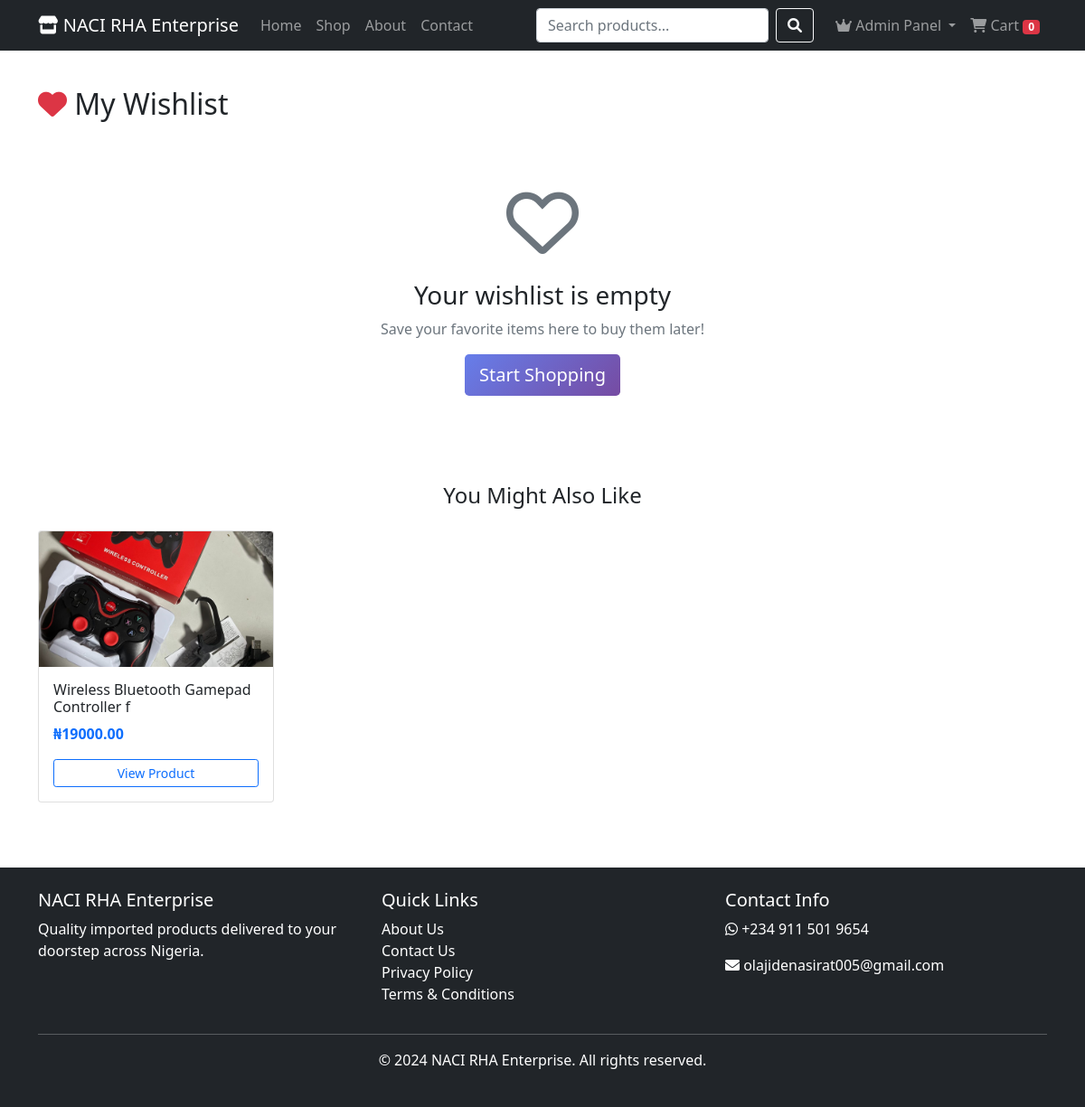
The page /wishlist (signed in) on the database its author committed.
### models.py (models this page shows, shortened)
class Product(db.Model):
    __tablename__ = 'products'
    id = db.Column(db.Integer, primary_key=True)
    name = db.Column(db.String(200), nullable=False)
    description = db.Column(db.Text, nullable=False)
    price = db.Column(db.Float, nullable=False)
    compare_price = db.Column(db.Float)
    stock = db.Column(db.Integer, default=0)
    sku = db.Column(db.String(50), unique=True)
    brand = db.Column(db.String(100))
    rating = db.Column(db.Float, default=0)
    rating_count = db.Column(db.Integer, default=0)
    is_featured = db.Column(db.Boolean, default=False)
    is_bestseller = db.Column(db.Boolean, default=False)
    is_new = db.Column(db.Boolean, default=False)
    discount_percent = db.Column(db.Integer, default=0)
    created_at = db.Column(db.DateTime, default=datetime.utcnow)
    category_id = db.Column(db.Integer, db.ForeignKey('categories.id'))
    images = db.relationship('ProductImage', backref='product', lazy=True)
    order_items = db.relationship('OrderItem', backref='product', lazy=True)
    reviews = db.relationship('Review', backref='product', lazy=True)

class ProductImage(db.Model):
    __tablename__ = 'product_images'
    id = db.Column(db.Integer, primary_key=True)
    product_id = db.Column(db.Integer, db.ForeignKey('products.id'), nullable=False)
    image_url = db.Column(db.String(200), nullable=False)
    is_main = db.Column(db.Boolean, default=False)

### app.py (the view, shortened to what this page needs)
@app.route('/wishlist')
@login_required
def wishlist():
    wishlist_entries = Wishlist.query.filter_by(user_id=current_user.id).all()
    wishlist_items = []
    suggested_products = Product.query.filter_by(is_bestseller=True).limit(4).all()
    if not suggested_products:
        suggested_products = Product.query.filter_by(is_featured=True).limit(4).all()
    if not suggested_products:
        suggested_products = Product.query.limit(4).all()
    return render_template('wishlist.html',
                         wishlist_items=wishlist_items,
                         products=suggested_products)

### app.py (called while the page is built)
@login_manager.user_loader
def load_user(user_id):
    return User.query.get(int(user_id))

### templates/wishlist.html (shortened to what this page needs)
{% extends "base.html" %}
{% block content %}
<div class="container my-4">
    <h2 class="mb-4">
        <i class="fas fa-heart text-danger"></i> My Wishlist
    </h2>
    {% if wishlist_items %}
        <div class="row g-4">
            {% for item in wishlist_items %}
            <div class="col-md-3 col-sm-6">
                <div class="card product-card h-100">
                    {% set product = item.product %}
                    {% if product.discount_percent > 0 %}
                    <span class="discount-badge">-{{ product.discount_percent }}%</span>
                    {% endif %}
                    <img src="{{ url_for('static', filename='uploads/' + (product.images[0].image_url if product.images else 'placeholder.png')) }}"
                         class="card-img-top"
                         alt="{{ product.name }}"
                         style="height: 200px; object-fit: cover;">
                    <div class="card-body">
                        <h6 class="card-title">{{ product.name[:50] }}</h6>
                        {% if product.brand %}
                        <p class="small text-muted mb-2">{{ product.brand }}</p>
                        {% endif %}
                        <div class="price mb-2">
                            {% if product.discount_percent > 0 %}
                            <span class="text-muted text-decoration-line-through">₦{{ "%.2f"|format(product.price) }}</span>
                            <span class="text-danger fw-bold ms-2">₦{{ "%.2f"|format(product.final_price) }}</span>
                            {% else %}
                            <span class="text-primary fw-bold">₦{{ "%.2f"|format(product.price) }}</span>
                            {% endif %}
                        </div>
                        <div class="rating mb-3">
                            {% for i in range(5) %}
                                {% if i < product.rating|int %}
                                <i class="fas fa-star text-warning"></i>
                                {% else %}
                                <i class="far fa-star text-warning"></i>
                                {% endif %}
                            {% endfor %}
                            <span class="small text-muted">({{ product.rating_count }})</span>
                        </div>
                        <div class="mb-3">
                            {% if product.in_stock %}
                            <span class="badge bg-success">In Stock ({{ product.stock }} available)</span>
                            {% else %}
                            <span class="badge bg-danger">Out of Stock</span>
                            {% endif %}
                        </div>
                        <div class="d-grid gap-2">
                            {% if product.in_stock %}
                            <form action="{{ url_for('add_to_cart', product_id=product.id) }}" method="post">
                                <input type="hidden" name="quantity" value="1">
                                <button type="submit" class="btn btn-primary w-100">
                                    <i class="fas fa-shopping-cart"></i> Add to Cart
                                </button>
                            </form>
                            {% else %}
                            <button class="btn btn-secondary w-100" disabled>
                                <i class="fas fa-ban"></i> Out of Stock
                            </button>
                            {% endif %}
                            <a href="{{ url_for('product_detail', product_id=product.id) }}" class="btn btn-outline-secondary">
                                <i class="fas fa-eye"></i> Quick View
                            </a>
                            <a href="{{ url_for('remove_from_wishlist', product_id=product.id) }}"
                               class="btn btn-outline-danger"
                               onclick="return confirm('Remove this item from your wishlist?')">
                                <i class="fas fa-trash"></i> Remove
                            </a>
                        </div>
                    </div>
                </div>
            </div>
            {% endfor %}
        </div>
        <div class="row mt-5">
            <div class="col-12">
                <div class="card bg-light">
                    <div class="card-body">
                        <div class="row align-items-center">
                            <div class="col-md-6">
                                <h5 class="mb-0">{{ wishlist_items|length }} items in your wishlist</h5>
                            </div>
                            <div class="col-md-6 text-md-end">
                                <form action="{{ url_for('add_all_to_cart') }}" method="post">
                                    <button type="submit" class="btn btn-success">
                                        <i class="fas fa-shopping-cart"></i> Add All to Cart
                                    </button>
                                </form>
                            </div>
                        </div>
                    </div>
                </div>
            </div>
        </div>
    {% else %}
        <div class="text-center py-5">
            <i class="far fa-heart fa-5x text-muted mb-4"></i>
            <h3>Your wishlist is empty</h3>
            <p class="text-muted">Save your favorite items here to buy them later!</p>
            <a href="{{ url_for('shop') }}" class="btn btn-primary btn-lg">Start Shopping</a>
        </div>
        {% if products %}
        <div class="mt-5">
            <h4 class="text-center mb-4">You Might Also Like</h4>
            <div class="row g-4">
                {% for product in products %}
                <div class="col-md-3 col-sm-6">
                    <div class="card h-100">
                        <img src="{{ url_for('static', filename='uploads/' + (product.images[0].image_url if product.images else 'placeholder.png')) }}"
                             class="card-img-top"
                             style="height: 150px; object-fit: cover;">
                        <div class="card-body">
                            <h6 class="card-title">{{ product.name[:40] }}</h6>
                            <p class="text-primary fw-bold">₦{{ "%.2f"|format(product.price) }}</p>
                            <a href="{{ url_for('product_detail', product_id=product.id) }}" class="btn btn-sm btn-outline-primary w-100">View Product</a>
                        </div>
                    </div>
                </div>
                {% endfor %}
            </div>
        </div>
        {% endif %}
    {% endif %}
</div>
{% endblock %}

### static/css/style.css (style rules this page uses)
html, body { height: 100%; margin: 0; padding: 0; }
body { display: flex; flex-direction: column; min-height: 100vh; }
.container { flex: 1; }

### templates/wishlist.html (style rules this page uses)
.btn-primary { background: linear-gradient(135deg, #667eea 0%, #764ba2 100%); border: none; }

### rows shown on the page
Product: image_url (picture), name "Wireless Bluetooth Gamepad Controller f", price "19000.00"
